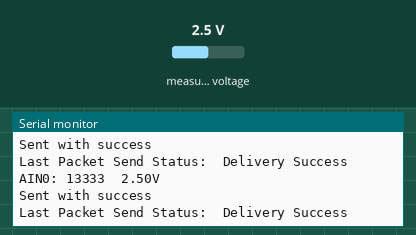
Simulated run of this sketch. Board: ESP32. On the bench: the last lines printed to the serial monitor. The inputs (shaded band) are chosen by the test bench; at power-on: measured voltage 2.5 V. A WiFi scan finds three made-up networks.

Above: at 3.2 s.
3.3 s: measured voltage set to 0.1 V
At 4.0 s:
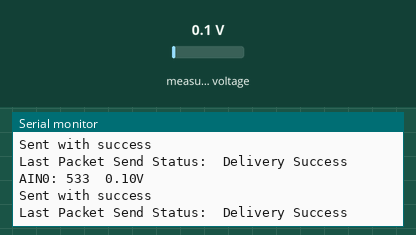
4.8 s: measured voltage set to 1.2 V
At 5.5 s:
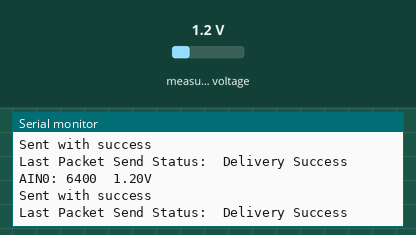
Timing chart, 0 to 7.8 s (numbered marks = the images above; inputs shaded):
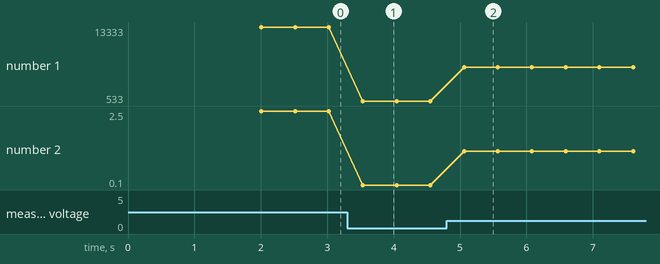

Measured:
- after the input at 3.3 s, the serial monitor: prints a new line after 0.24 s (image 1)
- after the input at 4.8 s, the serial monitor: prints a new line after 0.26 s (image 2)
- plotted number 1: 13333 → 533 after the input at 3.3 s, 533 → 6400 after the input at 4.8 s
- plotted number 2: 2.5 → 0.1 after the input at 3.3 s, 0.1 → 1.2 after the input at 4.8 s

The sketch:

sender_code.ino
```cpp
#include <Adafruit_ADS1X15.h>
#include <esp_now.h>
#include <esp_wifi.h>
#include <WiFi.h>

Adafruit_ADS1115 ads;
int16_t adc0;
float volts0;
float level = 11.0;

//=======================CREDENTIALS AND FUNCTIONS FOR ESP NOW====================================
// Set your Board ID (ESP32 Sender #1 = BOARD_ID 1, ESP32 Sender #2 = BOARD_ID 2, etc)
#define BOARD_ID 1

//-------------------------------------------------------------------------------------
uint8_t RxMACaddress[] = {0x40, 0x22, 0xD8, 0x7B, 0x64, 0xD8}; //C0:49:EF:E7:C5:70  40:22:D8:7B:64:D8  70:B8:F6:5B:FE:48

//-------------------------------------------------------------------------------------

//Structure example to send data
//Must match the receiver structure
typedef struct struct_message
{
    int ID;
    float water_lvl;
} struct_message;

//Create a struct_message called myData
struct_message myData;

// Insert your SSID
constexpr char WIFI_SSID[] = "TP-Link_907E";

int32_t getWiFiChannel(const char *ssid)
{
  if (int32_t n = WiFi.scanNetworks())
  {
      for (uint8_t i=0; i<n; i++)
      {
          if (!strcmp(ssid, WiFi.SSID(i).c_str()))
          {
              return WiFi.channel(i);
          }
      }
  }
  return 0;
}

// callback when data is sent
void OnDataSent(const uint8_t *mac_addr, esp_now_send_status_t status) {
  Serial.print("\r\nLast Packet Send Status:\t");
  Serial.println(status == ESP_NOW_SEND_SUCCESS ? "Delivery Success" : "Delivery Fail");
}

//================================================================================================

void setup()
{
  Serial.begin(115200);
  if (!ads.begin())
  {
    Serial.println("Failed to initialize ADS.");
    while (1);
  }

  //===============================SETTING UP FOR ESP NOW==========================================

  // Set device as a Wi-Fi Station and set channel
  WiFi.mode(WIFI_STA);

  int32_t channel = getWiFiChannel(WIFI_SSID);

  WiFi.printDiag(Serial); // Uncomment to verify channel number before
  esp_wifi_set_promiscuous(true);
  esp_wifi_set_channel(channel, WIFI_SECOND_CHAN_NONE);
  esp_wifi_set_promiscuous(false);
  WiFi.printDiag(Serial); // Uncomment to verify channel change after

  //Init ESP-NOW
  if (esp_now_init() != ESP_OK)
  {
    Serial.println("Error initializing ESP-NOW");
    return;
  }

  // Once ESPNow is successfully Init, we will register for Send CB to
  // get the status of Trasnmitted packet
  esp_now_register_send_cb(OnDataSent);

  //Register peer
  esp_now_peer_info_t peerInfo;
  memcpy(peerInfo.peer_addr, RxMACaddress, 6);
  peerInfo.channel = 0;
  peerInfo.encrypt = false;

  //Add peer
  if (esp_now_add_peer(&peerInfo) != ESP_OK)
  {
    Serial.println("Failed to add peer");
    return;
  }
}

void loop()
{
  adc0 = ads.readADC_SingleEnded(0);
  volts0 = ads.computeVolts(adc0);
  Serial.print("AIN0: "); Serial.print(adc0); Serial.print("  "); Serial.print(volts0); Serial.println("V");

  //=============================================================================================
  //===================================ESP NOW SENDER FUNCTIONS==================================
   myData.ID = BOARD_ID;
   myData.water_lvl = level;

   //-------------------------------------------------------------------------------------
   esp_err_t result = esp_now_send(RxMACaddress, (uint8_t *) &myData, sizeof(myData));
   //-------------------------------------------------------------------------------------
   if (result == ESP_OK)
   {
      Serial.println("Sent with success");
   }
   else
   {
      Serial.println("Error sending the data");
   }
   //-------------------------------------------------------------------------------------

   delay(500); //main delay of the code

}
```
